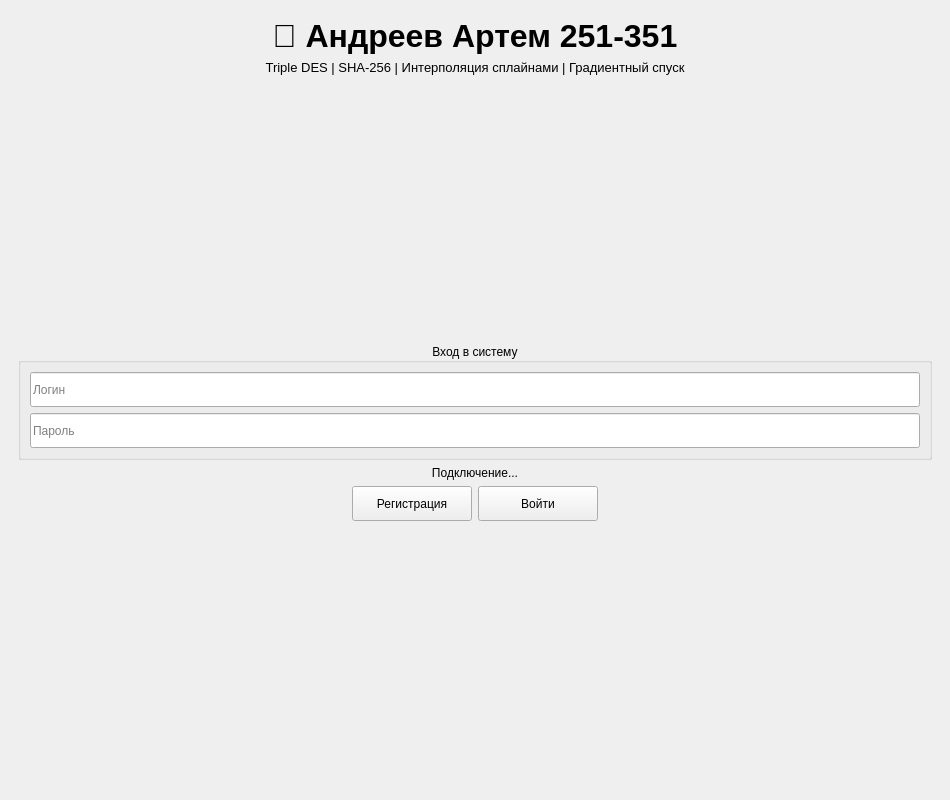
<?xml version="1.0" encoding="UTF-8"?>
<ui version="4.0">
 <class>MainWindow</class>
 <widget class="QMainWindow" name="MainWindow">
  <property name="geometry">
   <rect>
    <x>0</x>
    <y>0</y>
    <width>950</width>
    <height>800</height>
   </rect>
  </property>
  <property name="windowTitle">
   <string>Андреев Артем 251-351 - Тема №17</string>
  </property>
  <widget class="QWidget" name="centralwidget">
   <layout class="QVBoxLayout" name="verticalLayout_main">
    <item>
     <widget class="QStackedWidget" name="stackedWidget">
      <property name="currentIndex">
       <number>0</number>
      </property>
      
      <!-- Страница 0: Вход -->
      <widget class="QWidget" name="pageLogin">
       <layout class="QVBoxLayout" name="verticalLayout_login">
        <item>
         <widget class="QLabel" name="labelTitle">
          <property name="font">
           <font>
            <pointsize>24</pointsize>
            <bold>true</bold>
           </font>
          </property>
          <property name="text">
           <string>🔐 Андреев Артем 251-351</string>
          </property>
          <property name="alignment">
           <set>Qt::AlignCenter</set>
          </property>
         </widget>
        </item>
        <item>
         <widget class="QLabel" name="labelSubtitle">
          <property name="font">
           <font>
            <pointsize>10</pointsize>
           </font>
          </property>
          <property name="text">
           <string>Triple DES | SHA-256 | Интерполяция сплайнами | Градиентный спуск</string>
          </property>
          <property name="alignment">
           <set>Qt::AlignCenter</set>
          </property>
         </widget>
        </item>
        <item>
         <spacer name="verticalSpacerTop">
          <property name="orientation">
           <enum>Qt::Vertical</enum>
          </property>
          <property name="sizeHint" stdset="0">
           <size>
            <width>20</width>
            <height>40</height>
           </size>
          </property>
         </spacer>
        </item>
        <item>
         <widget class="QGroupBox" name="groupBoxLogin">
          <property name="title">
           <string>Вход в систему</string>
          </property>
          <property name="alignment">
           <set>Qt::AlignCenter</set>
          </property>
          <layout class="QVBoxLayout" name="verticalLayout_loginFields">
           <item>
            <widget class="QLineEdit" name="lineEditLogin">
             <property name="minimumSize">
              <size>
               <width>250</width>
               <height>35</height>
              </size>
             </property>
             <property name="placeholderText">
              <string>Логин</string>
             </property>
            </widget>
           </item>
           <item>
            <widget class="QLineEdit" name="lineEditPassword">
             <property name="minimumSize">
              <size>
               <width>250</width>
               <height>35</height>
              </size>
             </property>
             <property name="echoMode">
              <enum>QLineEdit::Password</enum>
             </property>
             <property name="placeholderText">
              <string>Пароль</string>
             </property>
            </widget>
           </item>
          </layout>
         </widget>
        </item>
        <item>
         <widget class="QLabel" name="labelConnectionStatus">
          <property name="text">
           <string>Подключение...</string>
          </property>
          <property name="alignment">
           <set>Qt::AlignCenter</set>
          </property>
         </widget>
        </item>
        <item>
         <layout class="QHBoxLayout" name="horizontalLayout_buttons">
          <item>
           <spacer name="horizontalSpacerLeft">
            <property name="orientation">
             <enum>Qt::Horizontal</enum>
            </property>
            <property name="sizeHint" stdset="0">
             <size>
              <width>40</width>
              <height>20</height>
             </size>
            </property>
           </spacer>
          </item>
          <item>
           <widget class="QPushButton" name="btnRegister">
            <property name="minimumSize">
             <size>
              <width>120</width>
              <height>35</height>
             </size>
            </property>
            <property name="text">
             <string>Регистрация</string>
            </property>
           </widget>
          </item>
          <item>
           <widget class="QPushButton" name="btnLogin">
            <property name="minimumSize">
             <size>
              <width>120</width>
              <height>35</height>
             </size>
            </property>
            <property name="text">
             <string>Войти</string>
            </property>
           </widget>
          </item>
          <item>
           <spacer name="horizontalSpacerRight">
            <property name="orientation">
             <enum>Qt::Horizontal</enum>
            </property>
            <property name="sizeHint" stdset="0">
             <size>
              <width>40</width>
              <height>20</height>
             </size>
            </property>
           </spacer>
          </item>
         </layout>
        </item>
        <item>
         <spacer name="verticalSpacerBottom">
          <property name="orientation">
           <enum>Qt::Vertical</enum>
          </property>
          <property name="sizeHint" stdset="0">
           <size>
            <width>20</width>
            <height>40</height>
           </size>
          </property>
         </spacer>
        </item>
       </layout>
      </widget>
      
      <!-- Страница 1: Регистрация -->
      <widget class="QWidget" name="pageRegister">
       <layout class="QVBoxLayout" name="verticalLayout_register">
        <item>
         <widget class="QLabel" name="labelRegTitle">
          <property name="font">
           <font>
            <pointsize>20</pointsize>
            <bold>true</bold>
           </font>
          </property>
          <property name="text">
           <string>Регистрация нового пользователя</string>
          </property>
          <property name="alignment">
           <set>Qt::AlignCenter</set>
          </property>
         </widget>
        </item>
        <item>
         <spacer name="verticalSpacerRegTop">
          <property name="orientation">
           <enum>Qt::Vertical</enum>
          </property>
          <property name="sizeHint" stdset="0">
           <size>
            <width>20</width>
            <height>30</height>
           </size>
          </property>
         </spacer>
        </item>
        <item>
         <widget class="QGroupBox" name="groupBoxRegister">
          <property name="title">
           <string>Информация</string>
          </property>
          <property name="alignment">
           <set>Qt::AlignCenter</set>
          </property>
          <layout class="QVBoxLayout" name="verticalLayout_regFields">
           <item>
            <widget class="QLineEdit" name="lineEditRegLogin">
             <property name="minimumSize">
              <size>
               <width>250</width>
               <height>35</height>
              </size>
             </property>
             <property name="placeholderText">
              <string>Логин</string>
             </property>
            </widget>
           </item>
           <item>
            <widget class="QLineEdit" name="lineEditRegPassword">
             <property name="minimumSize">
              <size>
               <width>250</width>
               <height>35</height>
              </size>
             </property>
             <property name="echoMode">
              <enum>QLineEdit::Password</enum>
             </property>
             <property name="placeholderText">
              <string>Пароль (минимум 4 символа)</string>
             </property>
            </widget>
           </item>
           <item>
            <widget class="QLineEdit" name="lineEditRegConfirm">
             <property name="minimumSize">
              <size>
               <width>250</width>
               <height>35</height>
              </size>
             </property>
             <property name="echoMode">
              <enum>QLineEdit::Password</enum>
             </property>
             <property name="placeholderText">
              <string>Подтверждение пароля</string>
             </property>
            </widget>
           </item>
          </layout>
         </widget>
        </item>
        <item>
         <layout class="QHBoxLayout" name="horizontalLayout_regButtons">
          <item>
           <spacer name="horizontalSpacerRegLeft">
            <property name="orientation">
             <enum>Qt::Horizontal</enum>
            </property>
            <property name="sizeHint" stdset="0">
             <size>
              <width>40</width>
              <height>20</height>
             </size>
            </property>
           </spacer>
          </item>
          <item>
           <widget class="QPushButton" name="btnBackToLogin">
            <property name="minimumSize">
             <size>
              <width>100</width>
              <height>35</height>
             </size>
            </property>
            <property name="text">
             <string>Назад</string>
            </property>
           </widget>
          </item>
          <item>
           <widget class="QPushButton" name="btnSubmitRegister">
            <property name="minimumSize">
             <size>
              <width>140</width>
              <height>35</height>
             </size>
            </property>
            <property name="text">
             <string>Зарегистрироваться</string>
            </property>
           </widget>
          </item>
          <item>
           <spacer name="horizontalSpacerRegRight">
            <property name="orientation">
             <enum>Qt::Horizontal</enum>
            </property>
            <property name="sizeHint" stdset="0">
             <size>
              <width>40</width>
              <height>20</height>
             </size>
            </property>
           </spacer>
          </item>
         </layout>
        </item>
        <item>
         <spacer name="verticalSpacerRegBottom">
          <property name="orientation">
           <enum>Qt::Vertical</enum>
          </property>
          <property name="sizeHint" stdset="0">
           <size>
            <width>20</width>
            <height>30</height>
           </size>
          </property>
         </spacer>
        </item>
       </layout>
      </widget>
      
      <!-- Страница 2: Главное окно -->
      <widget class="QWidget" name="pageMain">
       <layout class="QVBoxLayout" name="verticalLayout_mainPage">
        <item>
         <layout class="QHBoxLayout" name="horizontalLayout_userInfo">
          <item>
           <widget class="QLabel" name="labelUserInfo">
            <property name="font">
             <font>
              <bold>true</bold>
             </font>
            </property>
            <property name="text">
             <string>Пользователь:</string>
            </property>
           </widget>
          </item>
          <item>
           <widget class="QLabel" name="labelCurrentUser">
            <property name="styleSheet">
             <string>color: #2196F3; font-weight: bold;</string>
            </property>
            <property name="text">
             <string>Не авторизован</string>
            </property>
           </widget>
          </item>
          <item>
           <spacer name="horizontalSpacerUser">
            <property name="orientation">
             <enum>Qt::Horizontal</enum>
            </property>
            <property name="sizeHint" stdset="0">
             <size>
              <width>40</width>
              <height>20</height>
             </size>
            </property>
           </spacer>
          </item>
          <item>
           <widget class="QPushButton" name="btnLogout">
            <property name="text">
             <string>Выйти</string>
            </property>
           </widget>
          </item>
         </layout>
        </item>
        
        <item>
         <widget class="QTabWidget" name="tabWidget">
          
          <!-- Вкладка 0: SHA-256 -->
          <widget class="QWidget" name="tabSha256">
           <attribute name="title">
            <string>🔐 SHA-256</string>
           </attribute>
           <layout class="QVBoxLayout" name="verticalLayout_sha">
            <item>
             <widget class="QLabel" name="labelShaInput">
              <property name="font">
               <font>
                <bold>true</bold>
               </font>
              </property>
              <property name="text">
               <string>Введите текст для хэширования:</string>
              </property>
             </widget>
            </item>
            <item>
             <widget class="QTextEdit" name="textEditShaInput">
              <property name="placeholderText">
               <string>Введите текст...</string>
              </property>
             </widget>
            </item>
            <item>
             <widget class="QPushButton" name="btnSha256">
              <property name="text">
               <string>Вычислить SHA-256</string>
              </property>
             </widget>
            </item>
            <item>
             <widget class="QLabel" name="labelShaOutput">
              <property name="font">
               <font>
                <bold>true</bold>
               </font>
              </property>
              <property name="text">
               <string>Результат:</string>
              </property>
             </widget>
            </item>
            <item>
             <widget class="QTextEdit" name="textEditShaOutput">
              <property name="readOnly">
               <bool>true</bool>
              </property>
              <property name="font">
               <font>
                <family>Monospace</family>
               </font>
              </property>
             </widget>
            </item>
           </layout>
          </widget>
          
          <!-- Вкладка 1: Сплайн интерполяция -->
          <widget class="QWidget" name="tabSpline">
           <attribute name="title">
            <string>📈 Интерполяция сплайнами</string>
           </attribute>
           <layout class="QVBoxLayout" name="verticalLayout_spline">
            <item>
             <widget class="QGroupBox" name="groupBoxSplineInput">
              <property name="title">
               <string>Входной файл (CSV: x,y)</string>
              </property>
              <layout class="QHBoxLayout" name="horizontalLayout_splineInput">
               <item>
                <widget class="QLineEdit" name="lineEditSplineInput"/>
               </item>
               <item>
                <widget class="QPushButton" name="btnBrowseSplineInput">
                 <property name="text">
                  <string>Обзор...</string>
                 </property>
                </widget>
               </item>
              </layout>
             </widget>
            </item>
            <item>
             <widget class="QGroupBox" name="groupBoxSplineOutput">
              <property name="title">
               <string>Выходной файл (CSV)</string>
              </property>
              <layout class="QHBoxLayout" name="horizontalLayout_splineOutput">
               <item>
                <widget class="QLineEdit" name="lineEditSplineOutput"/>
               </item>
               <item>
                <widget class="QPushButton" name="btnBrowseSplineOutput">
                 <property name="text">
                  <string>Сохранить...</string>
                 </property>
                </widget>
               </item>
              </layout>
             </widget>
            </item>
            <item>
             <widget class="QPushButton" name="btnSplineInterpolate">
              <property name="text">
               <string>Выполнить интерполяцию</string>
              </property>
             </widget>
            </item>
            <item>
             <widget class="QLabel" name="labelSplineInfo">
              <property name="text">
               <string>💡 Формат CSV: x,y (одна точка на строку, первая строка - заголовок)</string>
              </property>
              <property name="styleSheet">
               <string>color: gray;</string>
              </property>
             </widget>
            </item>
           </layout>
          </widget>
          
          <!-- Вкладка 2: Градиентный спуск -->
          <widget class="QWidget" name="tabGradientDescent">
           <attribute name="title">
            <string>📉 Градиентный спуск</string>
           </attribute>
           <layout class="QVBoxLayout" name="verticalLayout_gd">
            <item>
             <widget class="QLabel" name="labelGDFunction">
              <property name="font">
               <font>
                <bold>true</bold>
               </font>
              </property>
              <property name="text">
               <string>Функция для минимизации:</string>
              </property>
             </widget>
            </item>
            <item>
             <widget class="QComboBox" name="comboGDFunction">
              <item>
               <property name="text">
                <string>f(x) = x² (минимум в 0)</string>
               </property>
              </item>
              <item>
               <property name="text">
                <string>f(x) = x³ - 2x² + x (минимум ~0.33)</string>
               </property>
              </item>
             </widget>
            </item>
            <item>
             <widget class="QLabel" name="labelGDStartX">
              <property name="text">
               <string>Начальная точка X:</string>
              </property>
             </widget>
            </item>
            <item>
             <widget class="QDoubleSpinBox" name="doubleSpinBoxStartX">
              <property name="minimum">
               <double>-100.0</double>
              </property>
              <property name="maximum">
               <double>100.0</double>
              </property>
              <property name="value">
               <double>5.0</double>
              </property>
             </widget>
            </item>
            <item>
             <widget class="QLabel" name="labelGDLearningRate">
              <property name="text">
               <string>Скорость обучения:</string>
              </property>
             </widget>
            </item>
            <item>
             <widget class="QDoubleSpinBox" name="doubleSpinBoxLearningRate">
              <property name="minimum">
               <double>0.001</double>
              </property>
              <property name="maximum">
               <double>1.0</double>
              </property>
              <property name="singleStep">
               <double>0.01</double>
              </property>
              <property name="value">
               <double>0.01</double>
              </property>
             </widget>
            </item>
            <item>
             <widget class="QPushButton" name="btnGradientDescent">
              <property name="text">
               <string>Найти минимум</string>
              </property>
             </widget>
            </item>
            <item>
             <widget class="QLabel" name="labelGDOutput">
              <property name="font">
               <font>
                <bold>true</bold>
               </font>
              </property>
              <property name="text">
               <string>Результат:</string>
              </property>
             </widget>
            </item>
            <item>
             <widget class="QTextEdit" name="textEditGDOutput">
              <property name="readOnly">
               <bool>true</bool>
              </property>
              <property name="font">
               <font>
                <family>Monospace</family>
               </font>
              </property>
             </widget>
            </item>
           </layout>
          </widget>
          
          <!-- Вкладка 3: Админ-панель -->
          <widget class="QWidget" name="tabAdmin">
           <attribute name="title">
            <string>👑 Админ-панель</string>
           </attribute>
           <layout class="QVBoxLayout" name="verticalLayout_admin">
            <item>
             <widget class="QLabel" name="labelAdminInfo">
              <property name="text">
               <string>⚠️ Только для администраторов</string>
              </property>
              <property name="styleSheet">
               <string>color: red; font-weight: bold;</string>
              </property>
              <property name="alignment">
               <set>Qt::AlignCenter</set>
              </property>
             </widget>
            </item>
            <item>
             <layout class="QHBoxLayout" name="horizontalLayout_admin">
              <item>
               <widget class="QLabel" name="labelSortBy">
                <property name="text">
                 <string>Сортировка:</string>
                </property>
               </widget>
              </item>
              <item>
               <widget class="QComboBox" name="comboSortBy">
                <item>
                 <property name="text">
                  <string>по логину</string>
                 </property>
                </item>
                <item>
                 <property name="text">
                  <string>по роли</string>
                 </property>
                </item>
               </widget>
              </item>
              <item>
               <widget class="QPushButton" name="btnListUsers">
                <property name="text">
                 <string>Показать пользователей</string>
                </property>
               </widget>
              </item>
             </layout>
            </item>
            <item>
             <widget class="QTextEdit" name="textEditUsersList">
              <property name="readOnly">
               <bool>true</bool>
              </property>
              <property name="font">
               <font>
                <family>Monospace</family>
               </font>
              </property>
             </widget>
            </item>
           </layout>
          </widget>
          
          <!-- Вкладка 4: История -->
          <widget class="QWidget" name="tabHistory">
           <attribute name="title">
            <string>📜 История операций</string>
           </attribute>
           <layout class="QVBoxLayout" name="verticalLayout_history">
            <item>
             <widget class="QTableWidget" name="tableHistory">
              <property name="editTriggers">
               <set>QAbstractItemView::NoEditTriggers</set>
              </property>
              <property name="alternatingRowColors">
               <bool>true</bool>
              </property>
              <property name="selectionBehavior">
               <enum>QAbstractItemView::SelectRows</enum>
              </property>
              <property name="columnCount">
               <number>3</number>
              </property>
              <column>
               <property name="text">
                <string>Время</string>
               </property>
              </column>
              <column>
               <property name="text">
                <string>Действие</string>
               </property>
              </column>
              <column>
               <property name="text">
                <string>Результат</string>
               </property>
              </column>
             </widget>
            </item>
           </layout>
          </widget>
         </widget>
        </item>
        
        <item>
         <widget class="QGroupBox" name="groupBoxOutput">
          <property name="title">
           <string>Вывод сервера</string>
          </property>
          <layout class="QVBoxLayout" name="verticalLayout_output">
           <item>
            <widget class="QTextEdit" name="textEditOutput">
             <property name="readOnly">
              <bool>true</bool>
             </property>
             <property name="styleSheet">
              <string>background-color: #1e1e1e; color: #d4d4d4; font-family: monospace;</string>
             </property>
            </widget>
           </item>
          </layout>
         </widget>
        </item>
       </layout>
      </widget>
     </widget>
    </item>
   </layout>
  </widget>
 </widget>
 <resources/>
 <connections/>
</ui>
